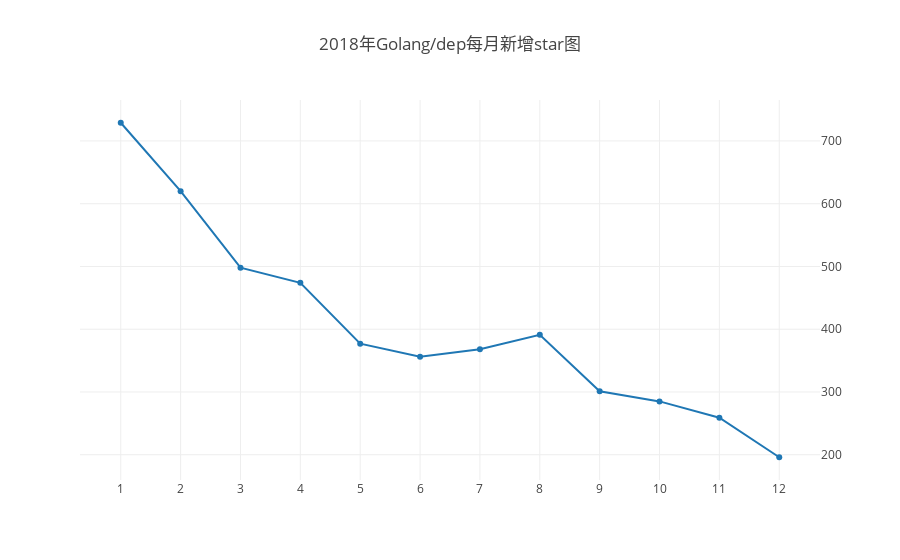

Notebook source saved alongside this figure:
### Code cell
Promise.all(
    months.map(
        x => {
            var q = `SELECT COUNT() AS fork_count 
            FROM github_log.year2018 
            WHERE repo_id=70202506 and type='WatchEvent' and toMonth(created_date)=${x}`;
            return openDigger.driver.clickhouse.query(q);
        }
    )
).then(data => {
    var forkCount = [];
    data.forEach(d => {
        forkCount.push(d[0].fork_count);
    });
    openDigger.render.plotly([
        {x: times, y: forkCount, mode: 'scatter', name: 'fork事件数量'},
    ], {
        title: '2018年Golang/dep每月新增star图',
        yaxis: { overlaying: 'y', side: 'right', anchor: 'x' },
        xaxis: {type: 'category'}
    });
    console.table(data.map((d, i) => {
        return {
            '月份': i + 1,
            'star数': d[0].fork_count,
        };
    }));  
});

### Figure 1 — Plotly figure (JSON) as saved in the notebook; plotly's stock layout.template omitted (floating-point values rounded to 4 significant figures)
{"data": [{"mode": "scatter", "name": "fork事件数量", "x": [1, 2, 3, 4, 5, 6, 7, 8, 9, 10, 11, 12, 1, 2, 3, 4, 5, 6, 7, 8, 9, 10, 11, 12, 1, 2, 3, 4, 5, 6, 7, 8, 9, 10, 11, 12, 1, 2, 3, 4, 5, 6, 7, 8, 9, 10, 11, 12, 1, 2, 3, 4, 5, 6, 7, 8, 9, 10, 11, 12], "y": ["729", "620", "498", "474", "377", "356", "368", "391", "301", "285", "259", "196"]}], "layout": {"autosize": true, "title": {"text": "2018年Golang/dep每月新增star图"}, "xaxis": {"autorange": true, "range": [-0.6715, 11.67], "type": "category"}, "yaxis": {"anchor": "x", "autorange": true, "overlaying": "y", "range": [152.0, 773.0], "side": "right", "type": "linear"}}}
